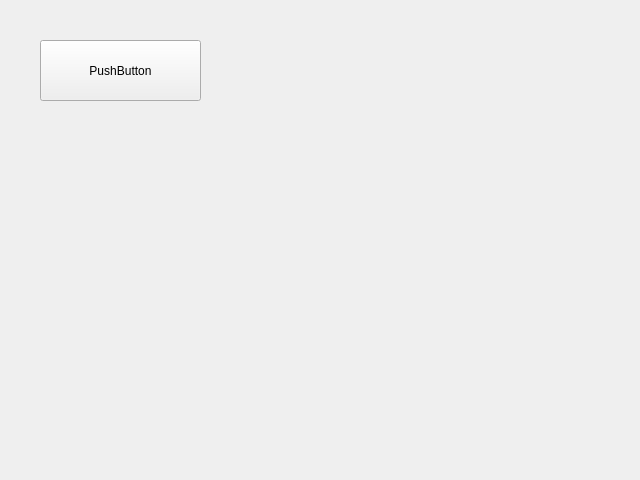
<?xml version="1.0" encoding="UTF-8"?>
<ui version="4.0">
 <class>Form</class>
 <widget class="QWidget" name="Form">
  <property name="geometry">
   <rect>
    <x>0</x>
    <y>0</y>
    <width>640</width>
    <height>480</height>
   </rect>
  </property>
  <property name="windowTitle">
   <string>Form</string>
  </property>
  <widget class="QPushButton" name="pushButton">
   <property name="geometry">
    <rect>
     <x>40</x>
     <y>40</y>
     <width>161</width>
     <height>61</height>
    </rect>
   </property>
   <property name="text">
    <string>PushButton</string>
   </property>
  </widget>
 </widget>
 <resources/>
 <connections/>
</ui>
